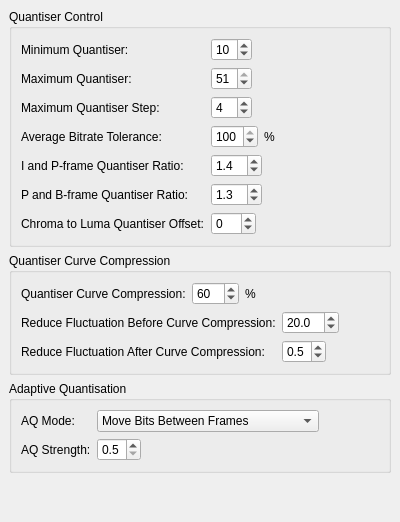
     <widget class="QWidget" name="tab_6" >
      <attribute name="title" >
       <string>Quantiser</string>
      </attribute>
      <layout class="QVBoxLayout" >
       <property name="margin" >
        <number>9</number>
       </property>
       <property name="spacing" >
        <number>6</number>
       </property>
       <item>
        <widget class="QGroupBox" name="groupBox_4" >
         <property name="title" >
          <string>Quantiser Control</string>
         </property>
         <layout class="QVBoxLayout" >
          <property name="margin" >
           <number>9</number>
          </property>
          <property name="spacing" >
           <number>6</number>
          </property>
          <item>
           <layout class="QGridLayout" >
            <property name="margin" >
             <number>0</number>
            </property>
            <property name="spacing" >
             <number>6</number>
            </property>
            <item row="2" column="1" >
             <layout class="QHBoxLayout" >
              <property name="margin" >
               <number>0</number>
              </property>
              <property name="spacing" >
               <number>6</number>
              </property>
              <item>
               <widget class="QSpinBox" name="quantiserMaxStepSpinBox" >
                <property name="maximum" >
                 <number>10</number>
                </property>
                <property name="value" >
                 <number>4</number>
                </property>
               </widget>
              </item>
              <item>
               <spacer>
                <property name="orientation" >
                 <enum>Qt::Horizontal</enum>
                </property>
                <property name="sizeHint" >
                 <size>
                  <width>40</width>
                  <height>20</height>
                 </size>
                </property>
               </spacer>
              </item>
             </layout>
            </item>
            <item row="1" column="0" >
             <widget class="QLabel" name="label_16" >
              <property name="text" >
               <string>Maximum Quantiser:</string>
              </property>
             </widget>
            </item>
            <item row="4" column="0" >
             <widget class="QLabel" name="label_6" >
              <property name="text" >
               <string>I and P-frame Quantiser Ratio:</string>
              </property>
             </widget>
            </item>
            <item row="0" column="1" >
             <layout class="QHBoxLayout" >
              <property name="margin" >
               <number>0</number>
              </property>
              <property name="spacing" >
               <number>6</number>
              </property>
              <item>
               <widget class="QSpinBox" name="quantiserMinSpinBox" >
                <property name="maximum" >
                 <number>51</number>
                </property>
                <property name="value" >
                 <number>10</number>
                </property>
               </widget>
              </item>
              <item>
               <spacer>
                <property name="orientation" >
                 <enum>Qt::Horizontal</enum>
                </property>
                <property name="sizeHint" >
                 <size>
                  <width>47</width>
                  <height>20</height>
                 </size>
                </property>
               </spacer>
              </item>
             </layout>
            </item>
            <item row="5" column="1" >
             <layout class="QHBoxLayout" >
              <property name="margin" >
               <number>0</number>
              </property>
              <property name="spacing" >
               <number>6</number>
              </property>
              <item>
               <widget class="QDoubleSpinBox" name="quantiserPbRatioSpinBox" >
                <property name="decimals" >
                 <number>1</number>
                </property>
                <property name="maximum" >
                 <double>10</double>
                </property>
                <property name="minimum" >
                 <double>1</double>
                </property>
                <property name="singleStep" >
                 <double>0.1</double>
                </property>
                <property name="value" >
                 <double>1.3</double>
                </property>
               </widget>
              </item>
              <item>
               <spacer>
                <property name="orientation" >
                 <enum>Qt::Horizontal</enum>
                </property>
                <property name="sizeHint" >
                 <size>
                  <width>40</width>
                  <height>20</height>
                 </size>
                </property>
               </spacer>
              </item>
             </layout>
            </item>
            <item row="3" column="1" >
             <layout class="QHBoxLayout" >
              <property name="margin" >
               <number>0</number>
              </property>
              <property name="spacing" >
               <number>6</number>
              </property>
              <item>
               <widget class="QSpinBox" name="avgBitrateToleranceSpinBox" >
                <property name="maximum" >
                 <number>100</number>
                </property>
                <property name="minimum" >
                 <number>0</number>
                </property>
                <property name="value" >
                 <number>100</number>
                </property>
               </widget>
              </item>
              <item>
               <widget class="QLabel" name="label_2" >
                <property name="text" >
                 <string>%</string>
                </property>
               </widget>
              </item>
              <item>
               <spacer>
                <property name="orientation" >
                 <enum>Qt::Horizontal</enum>
                </property>
                <property name="sizeHint" >
                 <size>
                  <width>40</width>
                  <height>20</height>
                 </size>
                </property>
               </spacer>
              </item>
             </layout>
            </item>
            <item row="2" column="0" >
             <widget class="QLabel" name="label_17" >
              <property name="text" >
               <string>Maximum Quantiser Step:</string>
              </property>
             </widget>
            </item>
            <item row="6" column="1" >
             <layout class="QHBoxLayout" >
              <property name="margin" >
               <number>0</number>
              </property>
              <property name="spacing" >
               <number>6</number>
              </property>
              <item>
               <widget class="QSpinBox" name="chromaLumaOffsetSpinBox" >
                <property name="maximum" >
                 <number>12</number>
                </property>
                <property name="minimum" >
                 <number>-12</number>
                </property>
               </widget>
              </item>
              <item>
               <spacer>
                <property name="orientation" >
                 <enum>Qt::Horizontal</enum>
                </property>
                <property name="sizeHint" >
                 <size>
                  <width>40</width>
                  <height>20</height>
                 </size>
                </property>
               </spacer>
              </item>
             </layout>
            </item>
            <item row="5" column="0" >
             <widget class="QLabel" name="label_7" >
              <property name="text" >
               <string>P and B-frame Quantiser Ratio:</string>
              </property>
             </widget>
            </item>
            <item row="3" column="0" >
             <widget class="QLabel" name="label_5" >
              <property name="text" >
               <string>Average Bitrate Tolerance:</string>
              </property>
             </widget>
            </item>
            <item row="6" column="0" >
             <widget class="QLabel" name="label_20" >
              <property name="text" >
               <string>Chroma to Luma Quantiser Offset:</string>
              </property>
             </widget>
            </item>
            <item row="1" column="1" >
             <layout class="QHBoxLayout" >
              <property name="margin" >
               <number>0</number>
              </property>
              <property name="spacing" >
               <number>6</number>
              </property>
              <item>
               <widget class="QSpinBox" name="quantiserMaxSpinBox" >
                <property name="maximum" >
                 <number>51</number>
                </property>
                <property name="minimum" >
                 <number>10</number>
                </property>
                <property name="value" >
                 <number>51</number>
                </property>
               </widget>
              </item>
              <item>
               <spacer>
                <property name="orientation" >
                 <enum>Qt::Horizontal</enum>
                </property>
                <property name="sizeHint" >
                 <size>
                  <width>40</width>
                  <height>20</height>
                 </size>
                </property>
               </spacer>
              </item>
             </layout>
            </item>
            <item row="0" column="0" >
             <widget class="QLabel" name="label_15" >
              <property name="text" >
               <string>Minimum Quantiser:</string>
              </property>
             </widget>
            </item>
            <item row="4" column="1" >
             <layout class="QHBoxLayout" >
              <property name="margin" >
               <number>0</number>
              </property>
              <property name="spacing" >
               <number>6</number>
              </property>
              <item>
               <widget class="QDoubleSpinBox" name="quantiserIpRatioSpinBox" >
                <property name="decimals" >
                 <number>1</number>
                </property>
                <property name="maximum" >
                 <double>10</double>
                </property>
                <property name="minimum" >
                 <double>1</double>
                </property>
                <property name="singleStep" >
                 <double>0.1</double>
                </property>
                <property name="value" >
                 <double>1.4</double>
                </property>
               </widget>
              </item>
              <item>
               <spacer>
                <property name="orientation" >
                 <enum>Qt::Horizontal</enum>
                </property>
                <property name="sizeHint" >
                 <size>
                  <width>40</width>
                  <height>20</height>
                 </size>
                </property>
               </spacer>
              </item>
             </layout>
            </item>
           </layout>
          </item>
         </layout>
        </widget>
       </item>
       <item>
        <widget class="QGroupBox" name="groupBox_3" >
         <property name="title" >
          <string>Quantiser Curve Compression</string>
         </property>
         <layout class="QVBoxLayout" >
          <property name="margin" >
           <number>9</number>
          </property>
          <property name="spacing" >
           <number>6</number>
          </property>
          <item>
           <layout class="QHBoxLayout" >
            <property name="margin" >
             <number>0</number>
            </property>
            <property name="spacing" >
             <number>6</number>
            </property>
            <item>
             <widget class="QLabel" name="label_8" >
              <property name="text" >
               <string>Quantiser Curve Compression:</string>
              </property>
             </widget>
            </item>
            <item>
             <layout class="QHBoxLayout" >
              <property name="margin" >
               <number>0</number>
              </property>
              <property name="spacing" >
               <number>6</number>
              </property>
              <item>
               <widget class="QSpinBox" name="quantiserCurveCompressSpinBox" >
                <property name="maximum" >
                 <number>100</number>
                </property>
                <property name="value" >
                 <number>60</number>
                </property>
               </widget>
              </item>
              <item>
               <widget class="QLabel" name="label_18" >
                <property name="text" >
                 <string>%</string>
                </property>
               </widget>
              </item>
              <item>
               <spacer>
                <property name="orientation" >
                 <enum>Qt::Horizontal</enum>
                </property>
                <property name="sizeHint" >
                 <size>
                  <width>40</width>
                  <height>20</height>
                 </size>
                </property>
               </spacer>
              </item>
             </layout>
            </item>
           </layout>
          </item>
          <item>
           <layout class="QGridLayout" >
            <property name="margin" >
             <number>0</number>
            </property>
            <property name="spacing" >
             <number>6</number>
            </property>
            <item row="0" column="0" >
             <widget class="QLabel" name="label_21" >
              <property name="text" >
               <string>Reduce Fluctuation Before Curve Compression:</string>
              </property>
             </widget>
            </item>
            <item row="0" column="1" >
             <layout class="QHBoxLayout" >
              <property name="margin" >
               <number>0</number>
              </property>
              <property name="spacing" >
               <number>6</number>
              </property>
              <item>
               <widget class="QDoubleSpinBox" name="quantiserBeforeCompressSpinBox" >
                <property name="decimals" >
                 <number>1</number>
                </property>
                <property name="maximum" >
                 <double>999</double>
                </property>
                <property name="value" >
                 <double>20</double>
                </property>
               </widget>
              </item>
              <item>
               <spacer>
                <property name="orientation" >
                 <enum>Qt::Horizontal</enum>
                </property>
                <property name="sizeHint" >
                 <size>
                  <width>40</width>
                  <height>20</height>
                 </size>
                </property>
               </spacer>
              </item>
             </layout>
            </item>
            <item row="1" column="1" >
             <layout class="QHBoxLayout" >
              <property name="margin" >
               <number>0</number>
              </property>
              <property name="spacing" >
               <number>6</number>
              </property>
              <item>
               <widget class="QDoubleSpinBox" name="quantiserAfterCompressSpinBox" >
                <property name="decimals" >
                 <number>1</number>
                </property>
                <property name="maximum" >
                 <double>1</double>
                </property>
                <property name="singleStep" >
                 <double>0.1</double>
                </property>
                <property name="value" >
                 <double>0.5</double>
                </property>
               </widget>
              </item>
              <item>
               <spacer>
                <property name="orientation" >
                 <enum>Qt::Horizontal</enum>
                </property>
                <property name="sizeHint" >
                 <size>
                  <width>40</width>
                  <height>20</height>
                 </size>
                </property>
               </spacer>
              </item>
             </layout>
            </item>
            <item row="1" column="0" >
             <widget class="QLabel" name="label_22" >
              <property name="text" >
               <string>Reduce Fluctuation After Curve Compression:</string>
              </property>
             </widget>
            </item>
           </layout>
          </item>
         </layout>
        </widget>
       </item>
       <item>
        <widget class="QGroupBox" name="aqGroupBox" >
         <property name="title" >
          <string>Adaptive Quantisation</string>
         </property>
         <layout class="QGridLayout" >
          <property name="margin" >
           <number>9</number>
          </property>
          <property name="spacing" >
           <number>6</number>
          </property>
          <item row="1" column="1" >
           <layout class="QHBoxLayout" >
            <property name="margin" >
             <number>0</number>
            </property>
            <property name="spacing" >
             <number>6</number>
            </property>
            <item>
             <widget class="QDoubleSpinBox" name="aqStrengthSpinBox" >
              <property name="decimals" >
               <number>1</number>
              </property>
              <property name="maximum" >
               <double>1.5</double>
              </property>
              <property name="minimum" >
               <double>0.5</double>
              </property>
              <property name="singleStep" >
               <double>0.1</double>
              </property>
             </widget>
            </item>
            <item>
             <spacer>
              <property name="orientation" >
               <enum>Qt::Horizontal</enum>
              </property>
              <property name="sizeHint" >
               <size>
                <width>40</width>
                <height>20</height>
               </size>
              </property>
             </spacer>
            </item>
           </layout>
          </item>
          <item row="1" column="0" >
           <widget class="QLabel" name="aqStrengthLabel" >
            <property name="text" >
             <string>AQ Strength:</string>
            </property>
           </widget>
          </item>
          <item row="0" column="1" >
           <layout class="QHBoxLayout" >
            <property name="margin" >
             <number>0</number>
            </property>
            <property name="spacing" >
             <number>6</number>
            </property>
            <item>
             <widget class="QComboBox" name="aqModeComboBox" >
              <property name="currentIndex" >
               <number>2</number>
              </property>
              <item>
               <property name="text" >
                <string>Disabled</string>
               </property>
              </item>
              <item>
               <property name="text" >
                <string>Avoid Moving Bits Between Frames</string>
               </property>
              </item>
              <item>
               <property name="text" >
                <string>Move Bits Between Frames</string>
               </property>
              </item>
             </widget>
            </item>
            <item>
             <spacer>
              <property name="orientation" >
               <enum>Qt::Horizontal</enum>
              </property>
              <property name="sizeHint" >
               <size>
                <width>40</width>
                <height>20</height>
               </size>
              </property>
             </spacer>
            </item>
           </layout>
          </item>
          <item row="0" column="0" >
           <widget class="QLabel" name="aqModeLabel" >
            <property name="text" >
             <string>AQ Mode:</string>
            </property>
           </widget>
          </item>
         </layout>
        </widget>
       </item>
       <item>
        <spacer>
         <property name="orientation" >
          <enum>Qt::Vertical</enum>
         </property>
         <property name="sizeHint" >
          <size>
           <width>20</width>
           <height>40</height>
          </size>
         </property>
        </spacer>
       </item>
      </layout>
     </widget>
